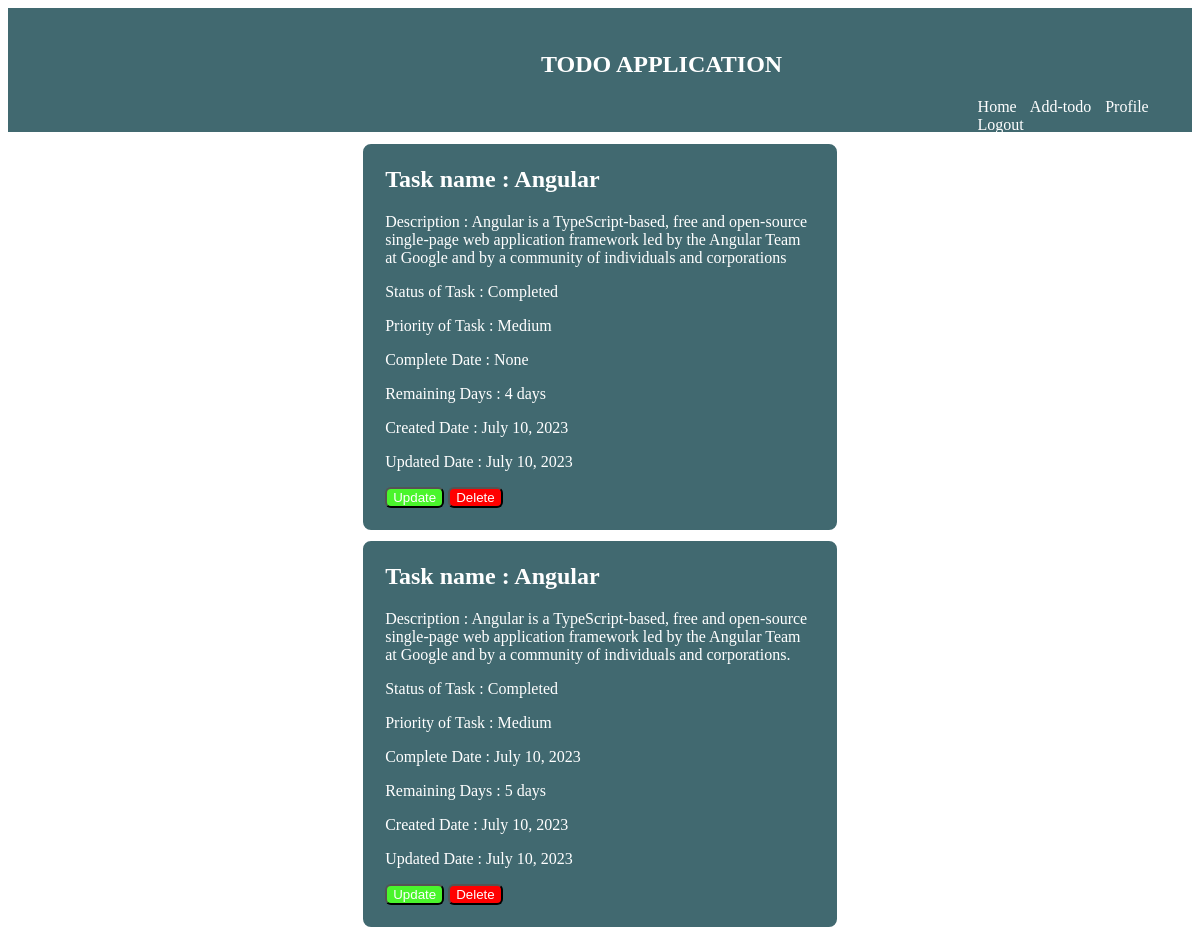
Before: /home/ (signed in) with the older database file.
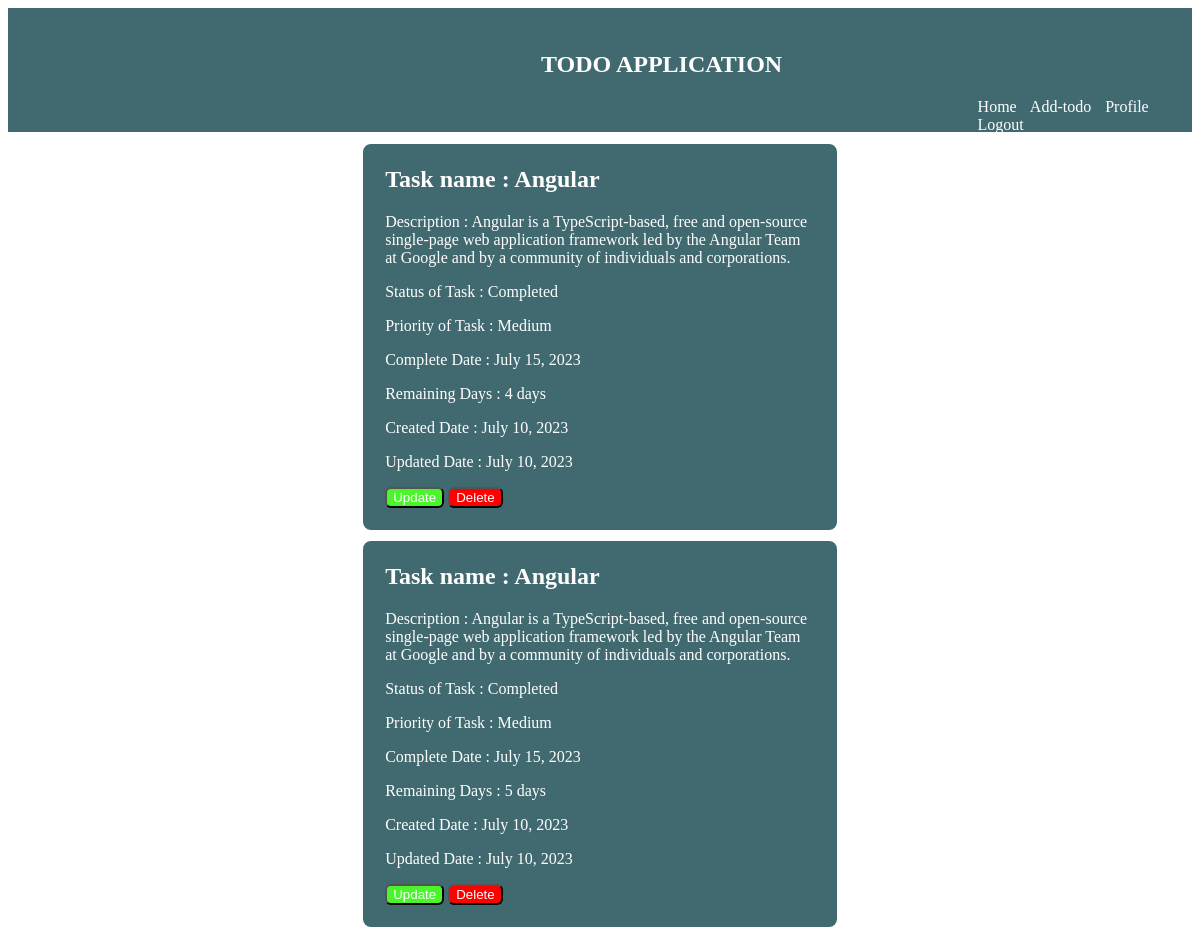
After: the same page with the newer database file.
### todouser/models.py (models this page shows, shortened)
class Todoapp(models.Model):
    tname = models.CharField(max_length=50)
    desc = models.TextField()
    status=models.CharField(max_length=50)
    priority=models.CharField(max_length=50)
    completion_date=models.DateField(blank=True, null=True)
    remaining_days = models.CharField(max_length=50)
    created_at=models.DateTimeField(auto_now_add=True)
    updated_at=models.DateTimeField(auto_now=True)
    newuser = models.ForeignKey(User, on_delete=models.CASCADE, related_name="newuser")

### todouser/views.py (the view)
# urls.py: path('home/', views.TodoappListView.as_view(), name='home-todo'),
class TodoappListView(generic.ListView):
    model = Todoapp
    template_name = 'todouser/home.html'
    context_object_name = 'todolist'
    ordering = ['-created_at']
    def get_queryset(self):
        return Todoapp.objects.filter(newuser=self.request.user)

### todouser/templates/todouser/home.html
{% extends 'todouser/base.html' %}
{% block content %}
    {% for todo in todolist %}
        <div class="todos-div">
            <h2>Task name : {{ todo.tname }}</h2>
            <p>Description : {{ todo.desc }}</p>
            <p>Status of Task : {{ todo.status }}</p>
            <p>Priority of Task : {{ todo.priority }}</p>
            <p>Complete Date : {{ todo.completion_date }}</p>
            <p>Remaining Days : {{ todo.remaining_days }}</p>
            <p>Created Date : {{ todo.created_at|date:"F d, Y" }}</p>
            <p>Updated Date : {{ todo.updated_at|date:"F d, Y" }}</p>
            <div>
                <button class="btn-upt"><a href="{% url 'todo-update' todo.id %}">Update</a></button>
                <button class="btn-dlt"><a href="{% url 'todo-delete' todo.id %}">Delete</a></button>
            </div>
        </div>
    {% endfor %}
{% endblock  %}

### todouser/templates/todouser/base.html (shortened to what this page needs)
{% load static%}
<!DOCTYPE html>
<html>
    <head>
        <link rel="stylesheet" type="text/css" href="{% static 'todouser/main.css' %}">
    </head>
    <body>
        <header>
            <nav class="nav-bar">
                <h1 class="h1-tag">TODO APPLICATION</h1>
                {% if user.is_authenticated %}
                    <div class="logout-link">
                        <a  href="{% url 'home-todo' %}">Home</a>
                        <a  href="{% url 'todo-create' %}">Add-todo</a>
                        <a  href="{% url 'profile' %}">Profile</a>
                        <a  href="{% url 'logout' %}">Logout</a>
                    </div>
                {% else %}
                <div class="logout-cls">
                    <a href="{% url 'login' %}">Login</a>
                    <a href="{% url 'register' %}">Register</a>
                </div>
                {% endif %}
            </nav>
        </header>
        <main>
            <div >
                {% block content %} {% endblock %}
            </div>
        </main>
    </body>
</html>

### todouser/static/todouser/main.css (style rules this page uses)
a:link { text-decoration: none; }
a { color: white; }
.logout-link { color: white; flex-direction: row; margin-left: 82%; word-spacing: 10px; }
.todos-div { margin: 1% 30% 1% 30%; border: 2px solid #416970; padding: 0px 20px 20px 20px; border-radius: 8px; background-color: #416970; color: white; }
.nav-bar { height: 120px; color: white; border: 2px solid #416970; background-color: #416970; }
.h1-tag { padding-left: 45% ; padding-top: 1.8%; }
.btn-upt { border: 1px sloid rgb(74, 245, 44); background-color: rgb(74, 245, 44); border-radius: 6px; }
.btn-dlt { border: 1px sloid red; background-color: red; border-radius: 6px; }

Changed rows visible on the page:
changed Todoapp "4 days": desc "…community of individuals and corporations" → "…community of individuals and corporations."; completion_date "None" → "July 15, 2023"
changed Todoapp "5 days": completion_date "July 10, 2023" → "July 15, 2023"
